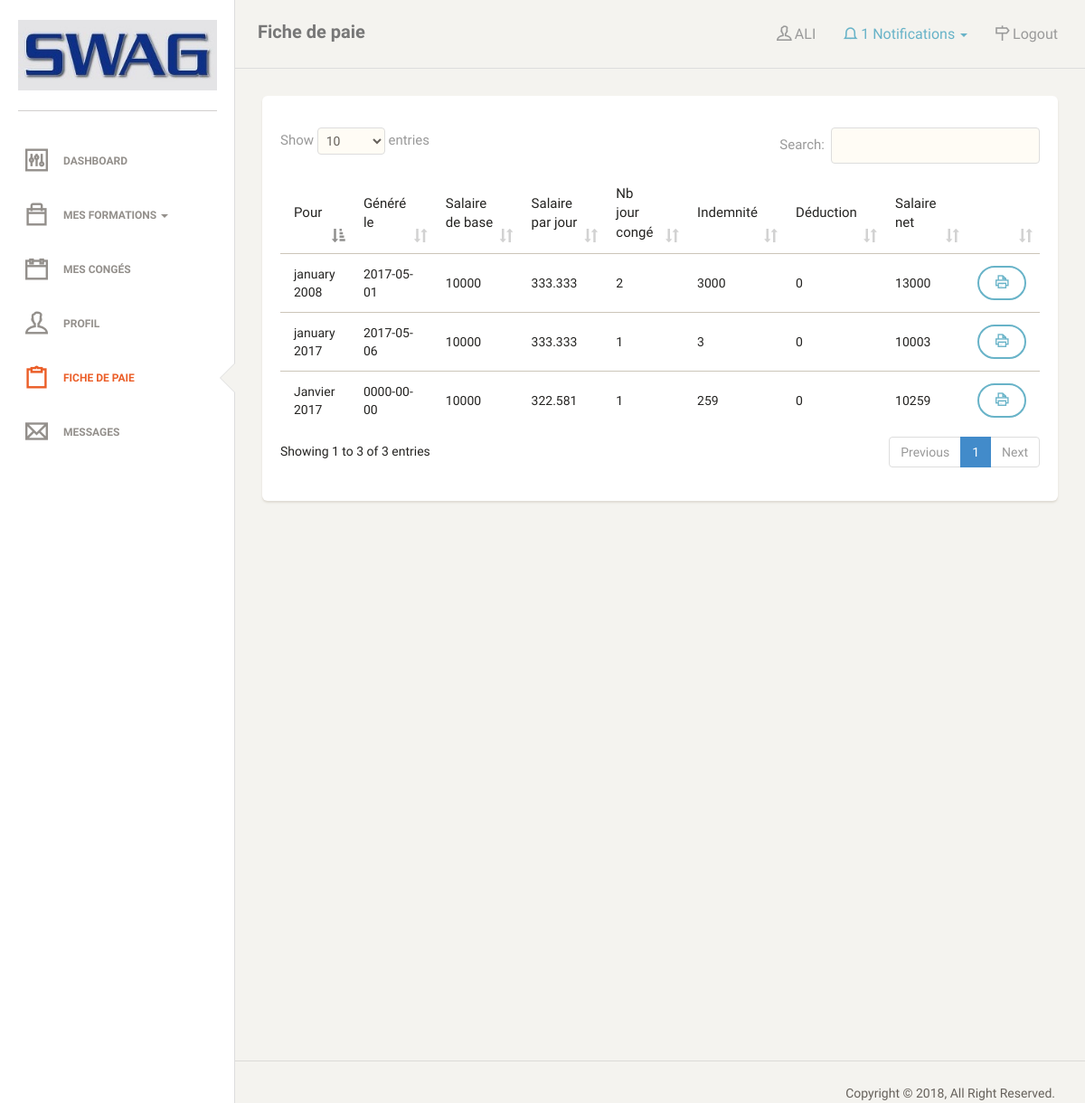
The app's page /fonctionnaire/payslip.php (signed in) with its own data.
### tables this page shows
CREATE TABLE `fonctionnaire` (
  `designation` varchar(100) NOT NULL,
  `bureau` varchar(25) NOT NULL,
  `email` varchar(100) NOT NULL,
  `firstname` varchar(100) NOT NULL,
  `lastname` varchar(100) NOT NULL,
  `password` varchar(100) NOT NULL,
  `fonct_id` int(50) NOT NULL,
  `telephone` varchar(10) NOT NULL,
  `username` varchar(100) NOT NULL,
  `grade` int(50) NOT NULL,
  `date_entre` date NOT NULL
);

CREATE TABLE `paie` (
  `basic_salary` int(11) NOT NULL,
  `date` date NOT NULL,
  `deduction` float NOT NULL,
  `fonct_id` int(50) NOT NULL,
  `indemnite` float NOT NULL,
  `mois` varchar(10) NOT NULL,
  `net_salary` float NOT NULL,
  `nbr_conge` int(20) NOT NULL,
  `nbr_sans_per` int(11) NOT NULL DEFAULT '0',
  `ID_paie` int(50) NOT NULL,
  `salaire_jour` float NOT NULL,
  `annee` varchar(4) NOT NULL,
  `deleted` tinyint(1) NOT NULL DEFAULT '0'
);

### fonctionnaire/auth.php (called while the page is built, shortened)
<?php
$username = $_COOKIE['auth'];
$select = mysql_query("select * from fonctionnaire where username = '$username'");
while($data = mysql_fetch_array($select)){
        $id = $data['fonct_id'];
        $fname = $data['firstname'];
}
?>

### fonctionnaire/payslip.php (the view, shortened to what this page needs)
<?php
include("auth.php");
?>
<!doctype html>
<html lang="en">
<head>
    <?php
    include("../include/header.php");
    ?>
</head>
<body>
<div class="wrapper">
    <div class="sidebar" data-background-color="white" data-active-color="danger">
        <div class="sidebar-wrapper">
            <div class="logo">
                <a href="dashboard.php" class="simple-text">
                    <img src="../images/logo-swag.jpg" style="width: 100%;">
                </a>
            </div>
            <ul class="nav">
                <li>
                    <a href="dashboard.php">
                        <i class="ti-panel"></i>
                        <p>Dashboard</p>
                    </a>
                </li>
                <li  class="dropdown">
                    <a class="dropdown-toggle" type="button" data-toggle="dropdown">
                        <i class="ti-bag"></i>
                        <p>Mes formations <span class="caret"></span></p>
                    </a>
                </li>
                <li>
                    <a href="conges.php">
                        <i class="ti-calendar"></i>
                        <p>Mes Congés</p>
                    </a>
                </li>
                <li>
                    <a href="profil.php">
                        <i class="ti-user"></i>
                        <p>Profil</p>
                    </a>
                </li>
                <li class="active">
                    <a href="payslip.php">
                        <i class="ti-clipboard"></i>
                        <p>Fiche de Paie</p>
                    </a>
                </li>
                <li>
                    <a href="message.php">
                        <i class="ti-email"></i>
                        <?php
                        $cmp_msg = mysql_query("select * from message where fonct_id=$id and receiver='fonct' and del_from_fonct=0 and seen = 0");
                        $nbMsgNotSeen = mysql_num_rows($cmp_msg);
                        if($nbMsgNotSeen){
                            echo '<p>Messages <span class="label label-info">'.$nbMsgNotSeen.' new</span></p>';
                        }else{
                            echo '<p>Messages</p>';
                        }
                        ?>
                    </a>
                </li>
            </ul>
        </div>
    </div>
    <div class="main-panel">
        <nav class="navbar navbar-default">
            <div class="container-fluid">
                <div class="navbar-header">
                    <a class="navbar-brand" href="#">Fiche de paie</a>
                </div>
                <?php
                include("../include/top-bar.php");
                ?>
            </div>
        </nav>
        <div class="content">
            <div class="container-fluid">
                <div class="row">
                    <div class="col-md-12">
                        <div class="card" style="padding: 20px;">
                            <div class="content table-responsive table-full-width">
                                <table class="table table-hover" id="formation">
                                    <thead>
                                        <tr style="font-size: 12px;">
                                            <th>Pour</th>
                                            <th>Généré le</th>
                                            <th>Salaire de base</th>
                                            <th>Salaire par jour</th>
                                            <th>Nb jour congé</th>
                                            <th>Indemnité</th>
                                            <th>Déduction</th>
                                            <th>Salaire net</th>
                                            <th></th>
                                        </tr>
                                    </thead>
                                    <tbody>
                                    <?php
                                    $query1 = mysql_query("select * from paie where fonct_id=$id and deleted=0");
                                    if(mysql_num_rows($query1)){
                                        while ($data = mysql_fetch_array($query1)) {
                                            echo "<tr>";
                                            ?>
                                            <td><?php echo $data['mois']." ".$data['annee']; ?></td>
                                            <td><?php echo $data['date']; ?></td>
                                            <td><?php echo $data['basic_salary']; ?></td>
                                            <td><?php echo $data['salaire_jour']; ?></td>
                                            <td><?php echo $data['nbr_conge']+$data['nbr_sans_per']; ?></td>
                                            <td><?php echo $data['indemnite']; ?></td>
                                            <td><?php echo $data['deduction']; ?></td>
                                            <td><?php echo $data['net_salary']; ?></td>
                                            <td>
                                                <a target="_blank" href='printPaie.php?id=<?php echo $data['ID_paie'];?>' class="btn btn-info">
                                                    <i class="ti-printer"></i>
                                                </a>
                                            </td>
                                            <?php
                                            echo "</tr>";
                                        }
                                    }else{
                                        ?>
                                        <tr>
                                            <td colspan="10" align="center">No data found.</td>
                                        </tr>
                                        <?php
                                    }
                                    ?>
                                    </tbody>
                                </table>
                            </div>
                        </div>
                    </div>
                </div>
            </div>
        </div>
        <footer class="footer">
            <div class="container-fluid">
                <div class="copyright pull-right">
                    Copyright &copy; <script>document.write(new Date().getFullYear())</script>, All Right Reserved.</a>
                </div>
            </div>
        </footer>
    </div>
</div>
</body>
</html>

### include/top-bar.php (shortened to what this page needs)
<div class="collapse navbar-collapse">
    <?php
    $sqltest = mysql_query("select * from notification where seen=0 and person_id=$id and type_person='fonct'");
    $notif_count = mysql_num_rows($sqltest);
    ?>
        <ul class="nav navbar-nav navbar-right">
            <li>
                <a href="#">
                    <i class="ti-user"></i>
                    <p><?php echo $fname; ?></p>
                </a>
            </li>
            <li class="dropdown">
                <?php
                    if($notif_count){
                        echo '<a href="#" class="dropdown-toggle activenotif" data-toggle="dropdown">';
                    }else{
                        echo '<a href="#" class="dropdown-toggle" data-toggle="dropdown">';
                    }
                ?>
                        <i class="ti-bell"></i>
                        <p class="notification">
                            <?php
                            if($notif_count){
                                echo $notif_count;
                            }
                            ?>
                        </p>
                        <p>Notifications</p>
                        <b class="caret"></b>
                  </a>
            </li>
            <li>
                <a href="../logout.php">
                    <i class="ti-direction"></i>
                    <p>Logout</p>
                </a>
            </li>
        </ul>
    </div>

### assets/css/demo.css (style rules this page uses)
.navbar-header { min-width: 120px; }
.container-fluid { padding-right: 15px; padding-left: 15px; }

### assets/css/style.css (style rules this page uses)
.dropdown a.activenotif { color: #68B3C8 !important; }

### fonctionnaire/payslip.php (style rules this page uses)
.nav .dropdown { cursor: pointer; }

### records on screen
fonctionnaire: firstname "ALI"
paie: mois "january", annee "2008", date "2017-05-01", basic_salary "10000", salaire_jour "333.333", $data['nbr_conge']+$data['nbr_sans_per'] "2", indemnite "3000", deduction "0", net_salary "13000"
paie: mois "Janvier", annee "2017", date "0000-00-00", basic_salary "10000", salaire_jour "322.581", $data['nbr_conge']+$data['nbr_sans_per'] "1", indemnite "259", deduction "0", net_salary "10259"
paie: mois "january", annee "2017", date "2017-05-06", basic_salary "10000", salaire_jour "333.333", $data['nbr_conge']+$data['nbr_sans_per'] "1", indemnite "3", deduction "0", net_salary "10003"

### other values on screen
$notif_count "1"
